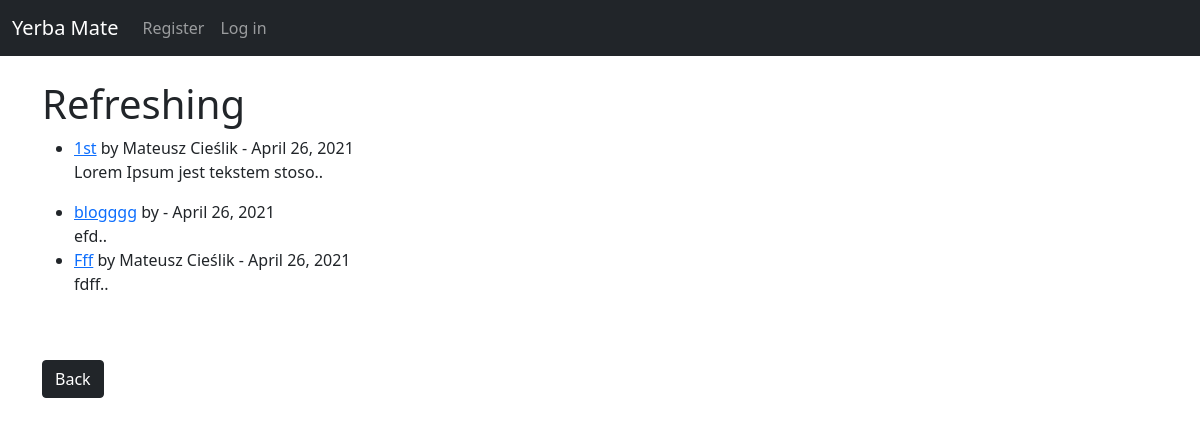
Before: /category/refreshing/ with the older database file.
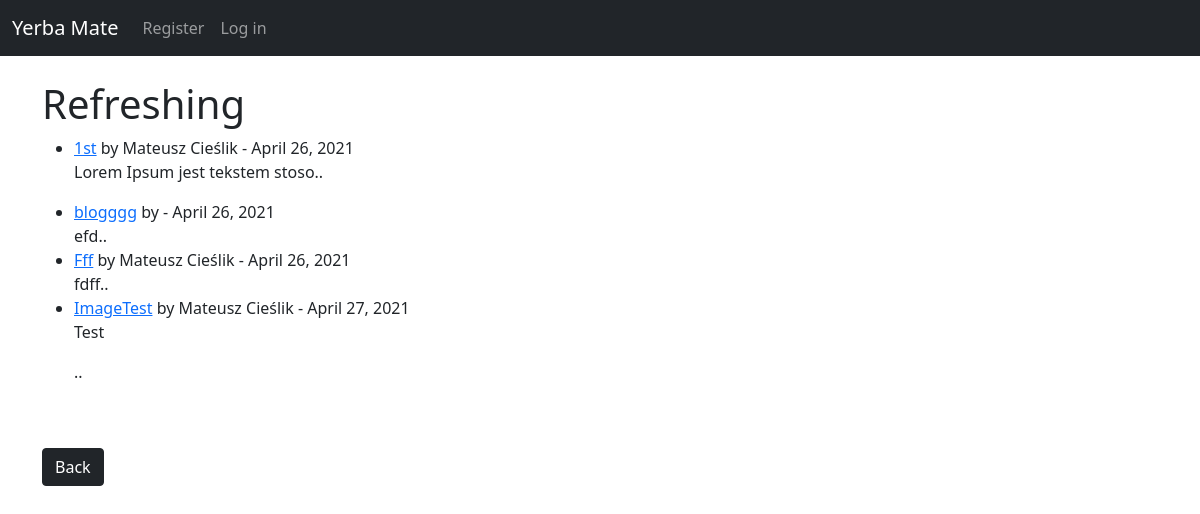
After: the same page with the newer database file.
### yerbata/models.py (models this page shows, shortened)
class Post(models.Model):
    title = models.CharField(max_length=255)
    header_image = models.ImageField(null=True, blank=True, upload_to="images/")
    title_tag = models.CharField(max_length=255, default="Single Malt")
    author = models.ForeignKey(User, on_delete=models.CASCADE)
    body = RichTextField(blank=True, null=True)
    post_date = models.DateField(auto_now_add=True)
    category = models.CharField(max_length=255, default='Single Malt')
    snippet = models.CharField(max_length=255)
    likes = models.ManyToManyField(User, related_name='blog_posts')

### yerbata/views.py (the view)
# urls.py: path('category/<str:cats>/', CategoryView, name='category'),
def CategoryView(request, cats):
    category_posts = Post.objects.filter(category=cats)
    return render(request, 'categories.html', {'cats': cats.title(), 'category_posts': category_posts})

### yerbata/templates/categories.html (shortened to what this page needs)
{% extends 'base.html' %}
{% block content %}
{% if category_posts %}
    <h1>{{cats}}</h1>
    <ul>
    {% for post in category_posts %}
            <li><a href="{% url 'article-detail' post.pk %}">{{ post.title }}</a>  by {{ post.author.first_name }} {{ post.author.last_name }} - {{ post.post_date }} <br/>{{ post.body|slice:":50"|safe }}..</li>
    {% endfor%}
    </ul>
{% else %}
    <h2>Sorry this page doesn't exist..</h2>
{% endif %}
    <br/><br/>
    <a href="{% url 'home' %}" class = "btn btn-dark">Back</a>
{% endblock %}

Changed rows visible on the page:
added Post: title "ImageTest", author.first_name "Mateusz", author.last_name "Cieślik", post_date "April 27, 2021", body "Test"
